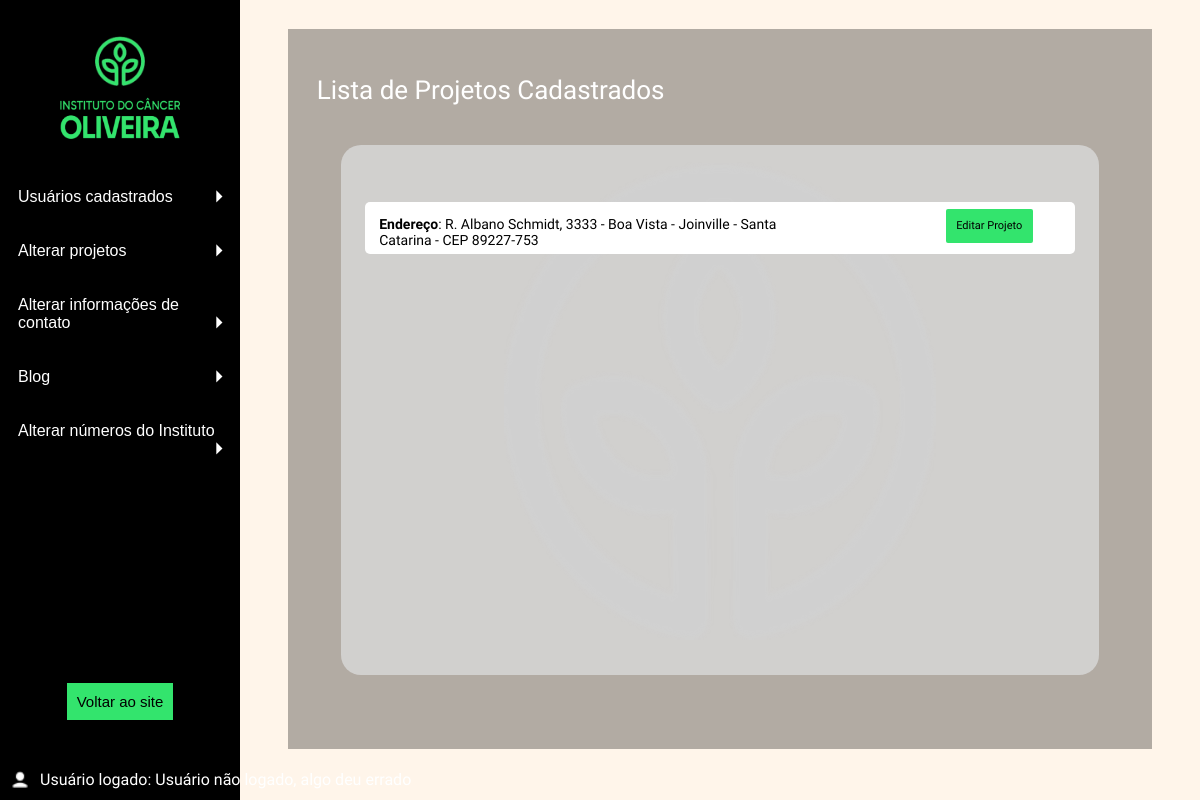
The page /bd/admCtts.php on the database its author committed.
### tables this page shows
CREATE TABLE `endereco` (
  `id` int(11) NOT NULL,
  `endereco` varchar(200) DEFAULT NULL,
  `cidade` varchar(50) DEFAULT NULL,
  `estado` varchar(50) DEFAULT NULL,
  `cep` varchar(9) DEFAULT NULL
);

### bd/bd/contatos.php (called while the page is built, shortened)
<?php
function buscarEnd($conn) {
    $endereco = [];
    $sql = "SELECT * FROM endereco";
    $result = mysqli_query($conn, $sql);
    if ($result) {
        while ($row = mysqli_fetch_assoc($result)) {
            $endereco[] = $row;
        }
    } else {
        echo "Erro ao buscar o endereco: " . mysqli_error($conn);
    }
    return $endereco;
}

### bd/admCtts.php (the view, shortened to what this page needs)
<?php
    include("bd/connect.php");
    include("bd/contatos.php");
    $enderecos = buscarEnd($conn);
?>
<!DOCTYPE html>
<html lang="pt-br">
<head>
    <link rel="stylesheet" href="style/sidebar.css">
    <link rel="stylesheet" href="style/admCtts.css">
</head>
    <?php
        include("sidebar.php");
    ?>
    <main>
        <div class="container">
            <h1 id="containerTit">Lista de Projetos Cadastrados</h1>
            <div class="containerLista">
                <?php
                    if(!empty($enderecos)) {
                        foreach ($enderecos as $endereco):
                ?>
                <div class="listaLinha">
                        <p id="endereco"><b id="nomeCampo">Endereço</b>: <?= $endereco['endereco']; ?> - <?= $endereco['cidade']; ?> - <?= $endereco['estado']; ?> - CEP <?= $endereco['cep']; ?></p>
                        <div class="crudBtns">
                            <button onclick="editarEndereco(<?= $endereco['id']; ?>)" class="crudBtn" id="editar">Editar Projeto</button>
                        </div>
                </div>
                <?php
                        endforeach;
                    } else {
                        echo('<p id="arrayVazio">Não há endereços cadastrados.</p>');
                    }
                ?>
            </div>
        </div>
    </main>
</body>

### bd/style/admCtts.css (style rules this page uses)
main { position: fixed; display: flex; justify-content: center; vertical-align: middle; right: 0; width: 80%; height: 100%; background-image: url("../imgs/icons/logoBranca.png"); background-repeat: no-repeat; background-position: center; background-size: 45% 60%; }
.container { box-sizing: border-box; background-blend-mode:pass-through; margin-top: 3%; padding: 3%; height: 90%; width: 90%; background-color: rgba(0, 0, 0, 0.3); }
#containerTit { font-size: 26px; color: #FFFFFF; font-weight: 400; }
.containerLista { box-sizing: border-box; margin: 5% 3% 3% 3%; padding: 7% 3% 3% 3%; height: 80%; width: 94%; border-radius: 20px; background-color: rgb(217,217,217, 0.8); }
.listaLinha { display: flex; justify-content: space-between; background-color: #FFFFFF; font-size: 14px; font-weight: 400; width: 98; height: 10%; padding: 1% 1% 0 1%; border-radius: 5px; }
.listaLinha p { width: 70%; height: 100%; padding: 0; margin: 1%; }
#nomeCampo { font-weight: 600; }
.crudBtns { display: flex; justify-content: right; width: 30%; height: 100%; padding: 0 5% 0 0; margin: 0; }
.crudBtn { border: none; font-family: "Fira Sans Condensed"; font-size: 11px; font-weight: 400; border-radius: 2px; padding: 2%; width: 45%; height: 75%; }
#editar { color: #000000; background-color: #33E46D; }

### rows shown on the page
endereco: endereco "R. Albano Schmidt, 3333 - Boa Vista", cidade "Joinville", estado "Santa Catarina", cep "89227-753"
